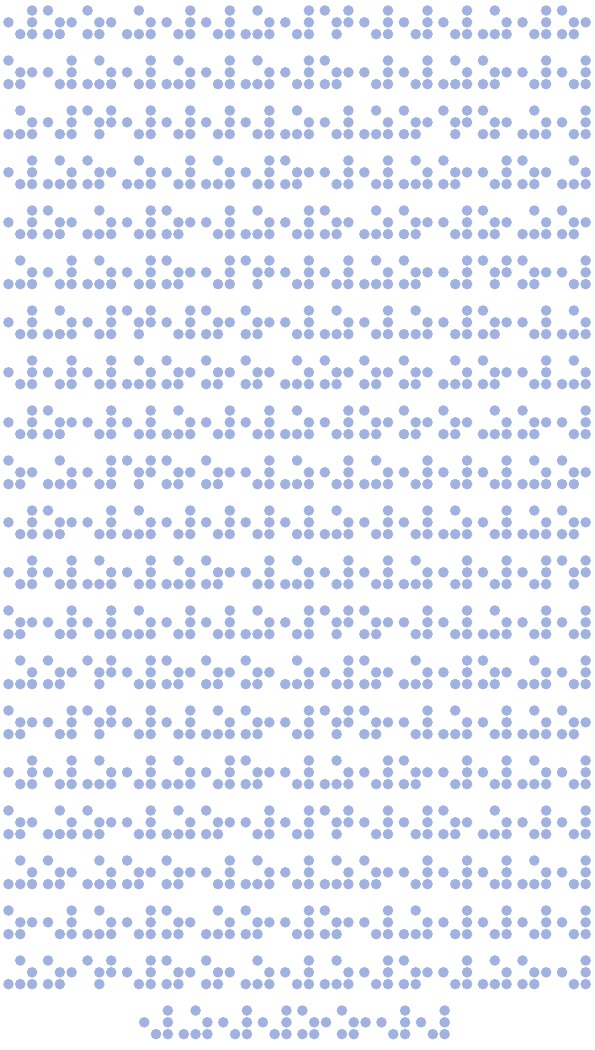
#> input picture 2020/subscript_page.jpeg, 595 x 1050 px
$ python subscript.py
#> lines starting #> are read from the running program, lines starting #| are printed output that depends on the picture; after the words box and inside, x2 and y2 are one past the last pixel; in counts of white or black regions, pixels touching at a corner belong together
from cv2 import cv2
import numpy as np
import matplotlib.pyplot as plt

img_rgb = cv2.imread('subscript_page.jpeg')
#> img_rgb is the input picture: shape (1050, 595, 3); mean B, G, R 246.9, 238.9, 235.5
img_gray = cv2.cvtColor(img_rgb, cv2.COLOR_BGR2GRAY)
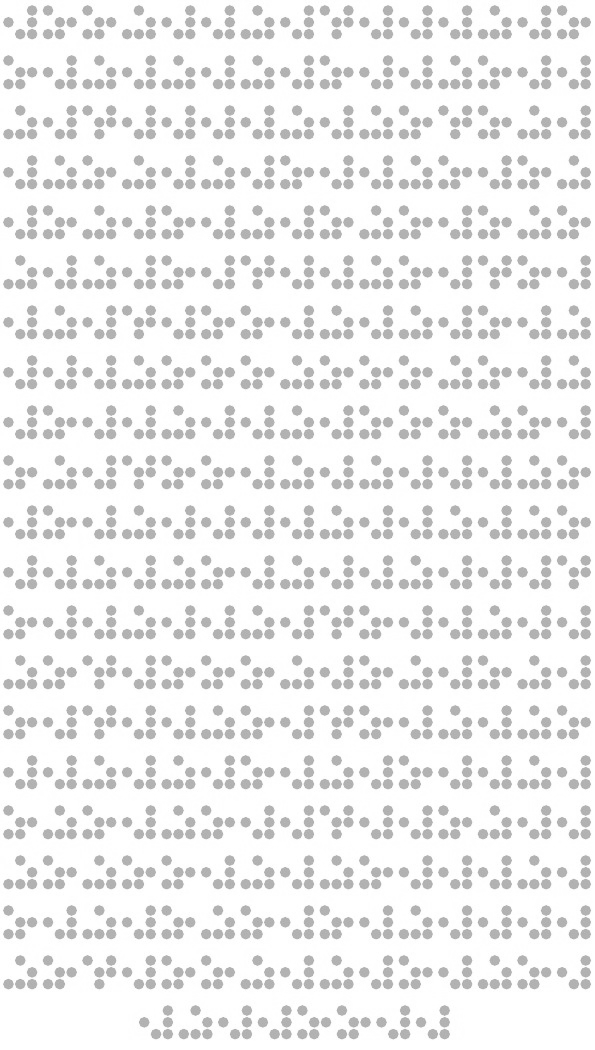
#> img_gray: shape (1050, 595); min 165, max 255, mean 238.8
color = [(0,0,255), (0,255,0), (255,0,0), (0,255,255)]

count = 0
p = []
for i in range(1,5):
    template = cv2.imread('template'+ str(i) +'.png',0)
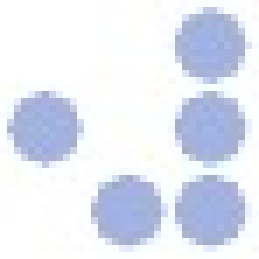
#> input picture 2020/template1.png, 37 x 37 px (shown 7 times larger)
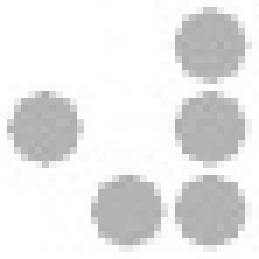
#> template: shape (37, 37) (shown 7 times larger); min 170, max 255, mean 231.5
    w, h = template.shape[::]
#> w = 37; h = 37

    res = cv2.matchTemplate(img_gray,template,cv2.TM_CCOEFF_NORMED)
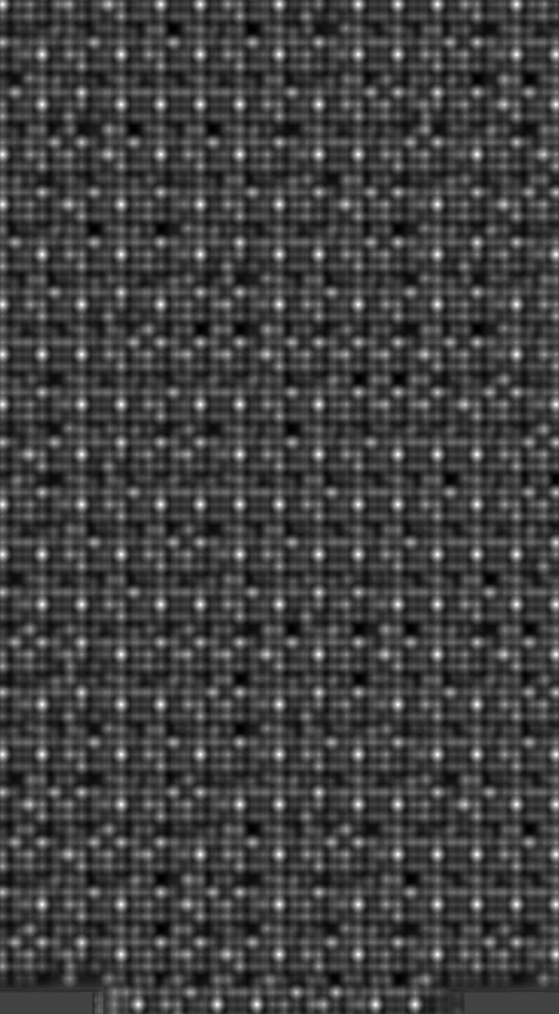
#> res: shape (1014, 559) float32; min -0.349, max 1, mean -0.00211; drawn with min black and max white
    threshold = 0.9605
    loc = np.where(res >= threshold)
#> loc = 142 positions, rows 4 to 1004, columns 2 to 556

    for pt in zip(*loc[::-1]):
        count += 1
        p.append((pt[1]//10, pt[0]//10, i))
        cv2.rectangle(img_rgb, pt, (pt[0] + w, pt[1] + h), color[i-1], 2)
#> this loop made 142 passes
#> pt on passes 1 to 12: (2, 4), (160, 4), (200, 4), (279, 4), (358, 4), (397, 4), (437, 4), (516, 4), (42, 54), (121, 54), (200, 54), (279, 54)
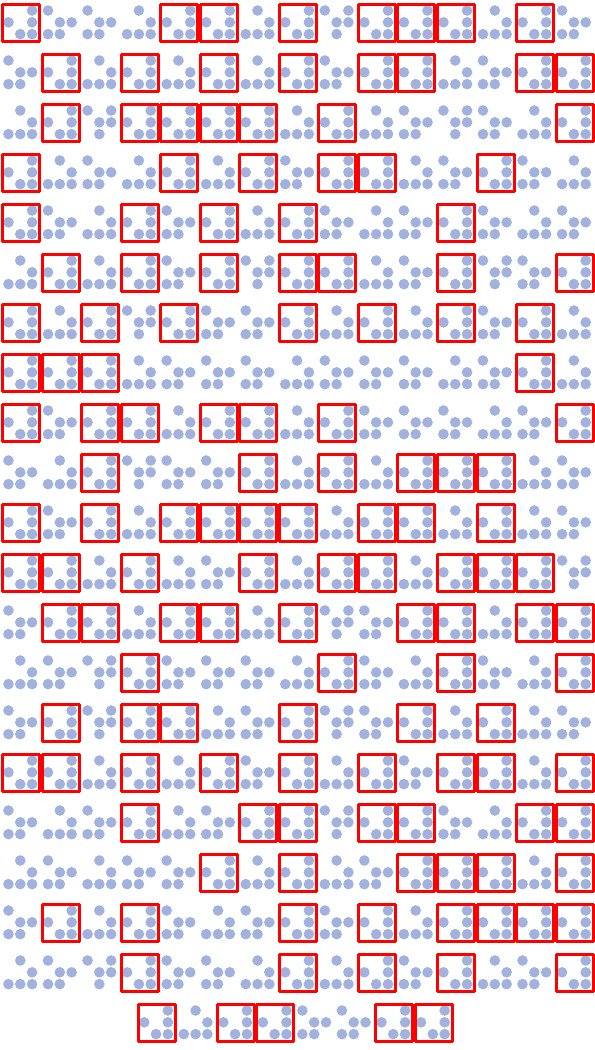
#> img_rgb: shape (1050, 595, 3); 9.91% of pixels changed, all inside (x1, y1, x2, y2) = (1, 3, 595, 1043)
#> after the loop, count = 142; p = 142 items, first 6: (0, 0, 1), (0, 16, 1), (0, 20, 1), (0, 27, 1), (0, 35, 1), (0, 39, 1)
#> pass 2 of the loop `for i in range(1,5):`:
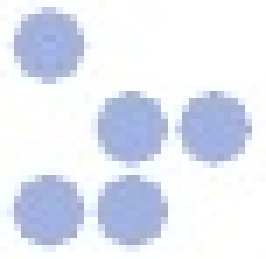
#> input picture 2020/template2.png, 38 x 37 px (shown 7 times larger)
#> template: shape (37, 38)
#> `res = cv2.matchTemplate(img_gray,template,cv2.TM_CCOEFF_NORMED)`:
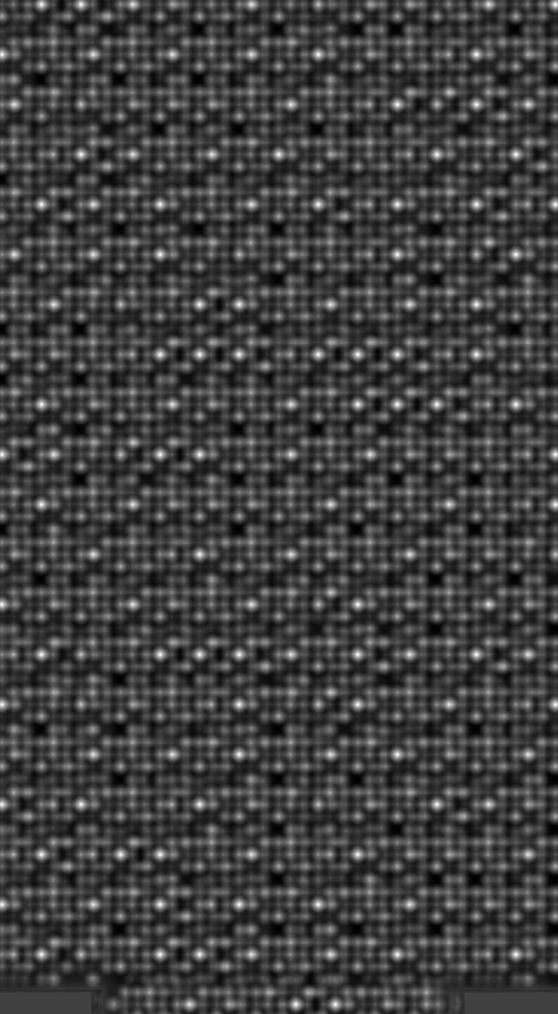
#> res: shape (1014, 558) float32; min -0.339, max 1, mean -0.00179; drawn with min black and max white
#> loc = 76 positions, rows 4 to 1004, columns 1 to 555
#> the loop `for pt in zip(*loc[::-1]):` made 76 passes
#> pt on passes 1 to 8: (41, 4), (81, 4), (555, 4), (1, 54), (318, 54), (476, 54), (397, 104), (476, 104)
#> after the loop `for pt in zip(*loc[::-1]):`:
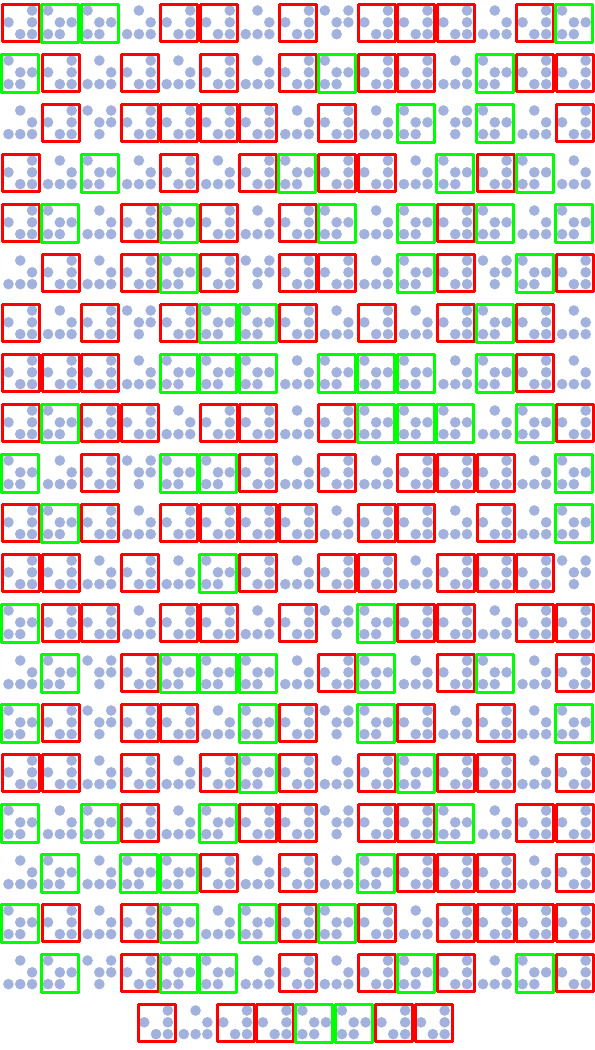
#> img_rgb: shape (1050, 595, 3); 5.39% of pixels changed, all inside (x1, y1, x2, y2) = (0, 3, 594, 1044)
#> after the loop `for pt in zip(*loc[::-1]):`: count = 218; p = 218 items, first 6: (0, 0, 1), (0, 16, 1), (0, 20, 1), (0, 27, 1), (0, 35, 1), (0, 39, 1)
#> pass 3 of the loop `for i in range(1,5):`:
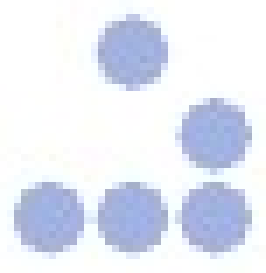
#> input picture 2020/template3.png, 38 x 39 px (shown 7 times larger)
#> template: shape (39, 38)
#> `res = cv2.matchTemplate(img_gray,template,cv2.TM_CCOEFF_NORMED)`:
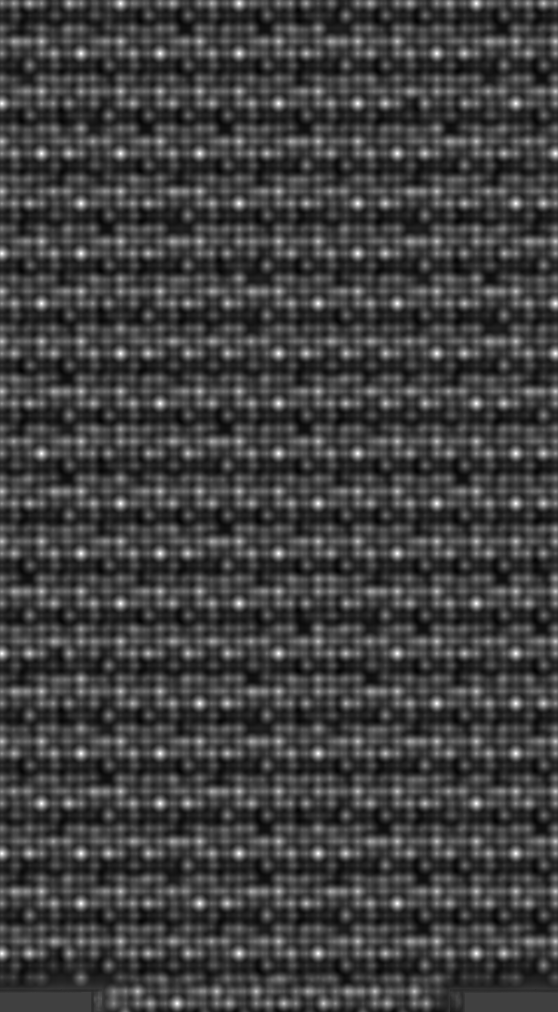
#> res: shape (1012, 558) float32; min -0.338, max 1, mean -0.000739; drawn with min black and max white
#> loc = 76 positions, rows 3 to 1003, columns 1 to 555
#> the loop `for pt in zip(*loc[::-1]):` made 76 passes
#> pt on passes 1 to 8: (120, 3), (239, 3), (476, 3), (80, 53), (160, 53), (239, 53), (436, 53), (1, 103)
#> after the loop `for pt in zip(*loc[::-1]):`:
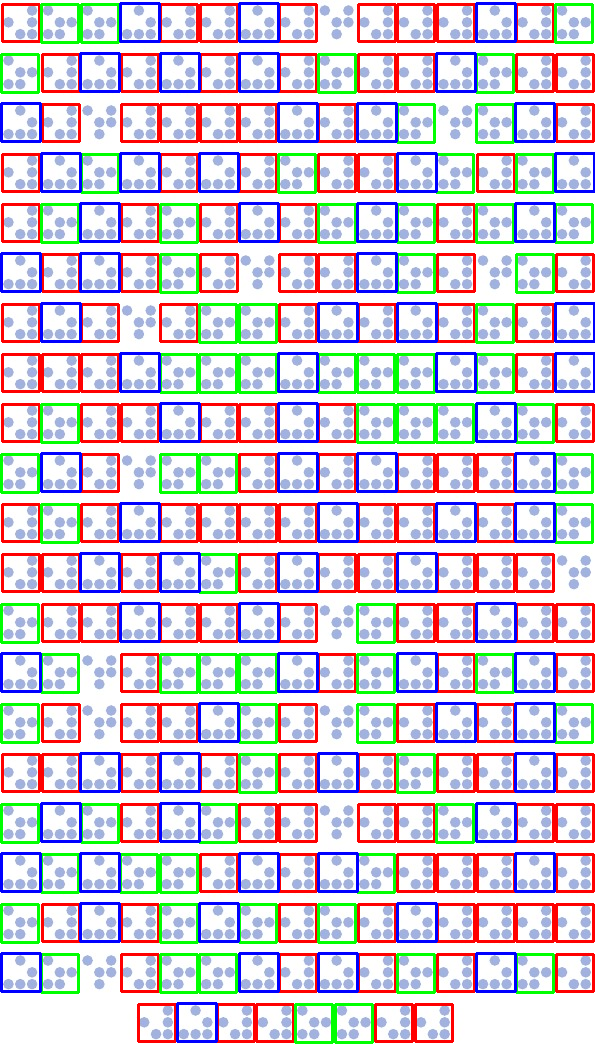
#> img_rgb: shape (1050, 595, 3); 5.55% of pixels changed, all inside (x1, y1, x2, y2) = (0, 2, 595, 1043)
#> after the loop `for pt in zip(*loc[::-1]):`: count = 294; p = 294 items, first 6: (0, 0, 1), (0, 16, 1), (0, 20, 1), (0, 27, 1), (0, 35, 1), (0, 39, 1)
#> (the run stopped early here; a loop or call above may not have finished)
